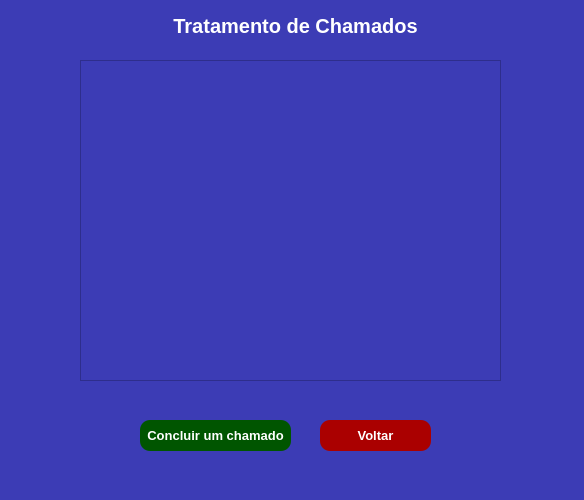
<?xml version="1.0" encoding="UTF-8"?>
<ui version="4.0">
 <class>MainWindow</class>
 <widget class="QMainWindow" name="MainWindow">
  <property name="geometry">
   <rect>
    <x>0</x>
    <y>0</y>
    <width>584</width>
    <height>500</height>
   </rect>
  </property>
  <property name="windowTitle">
   <string>Tratamento de Chamados</string>
  </property>
  <property name="styleSheet">
   <string notr="true">background-color: rgb(60, 60, 181);
color: rgb(255, 255, 255);</string>
  </property>
  <widget class="QWidget" name="centralwidget">
   <widget class="QLabel" name="label">
    <property name="geometry">
     <rect>
      <x>160</x>
      <y>0</y>
      <width>271</width>
      <height>51</height>
     </rect>
    </property>
    <property name="font">
     <font>
      <pointsize>15</pointsize>
      <weight>75</weight>
      <bold>true</bold>
     </font>
    </property>
    <property name="text">
     <string>Tratamento de Chamados</string>
    </property>
    <property name="alignment">
     <set>Qt::AlignCenter</set>
    </property>
   </widget>
   <widget class="QPushButton" name="pushButton_2">
    <property name="geometry">
     <rect>
      <x>320</x>
      <y>420</y>
      <width>111</width>
      <height>31</height>
     </rect>
    </property>
    <property name="font">
     <font>
      <pointsize>10</pointsize>
      <weight>75</weight>
      <bold>true</bold>
     </font>
    </property>
    <property name="styleSheet">
     <string notr="true">border-radius: 10px;
color: rgb(255, 255, 255);
background-color: rgb(170, 0, 0);</string>
    </property>
    <property name="text">
     <string>Voltar</string>
    </property>
   </widget>
   <widget class="QTableWidget" name="tableWidget">
    <property name="geometry">
     <rect>
      <x>80</x>
      <y>60</y>
      <width>421</width>
      <height>321</height>
     </rect>
    </property>
    <attribute name="verticalHeaderShowSortIndicator" stdset="0">
     <bool>true</bool>
    </attribute>
   </widget>
   <widget class="QPushButton" name="pushButton_3">
    <property name="geometry">
     <rect>
      <x>140</x>
      <y>420</y>
      <width>151</width>
      <height>31</height>
     </rect>
    </property>
    <property name="font">
     <font>
      <pointsize>10</pointsize>
      <weight>75</weight>
      <bold>true</bold>
     </font>
    </property>
    <property name="styleSheet">
     <string notr="true">border-radius: 10px;
color: rgb(255, 255, 255);
background-color: rgb(0, 85, 0);</string>
    </property>
    <property name="text">
     <string>Concluir um chamado</string>
    </property>
   </widget>
  </widget>
  <widget class="QMenuBar" name="menubar">
   <property name="geometry">
    <rect>
     <x>0</x>
     <y>0</y>
     <width>584</width>
     <height>21</height>
    </rect>
   </property>
  </widget>
  <widget class="QStatusBar" name="statusbar"/>
 </widget>
 <resources/>
 <connections/>
</ui>
